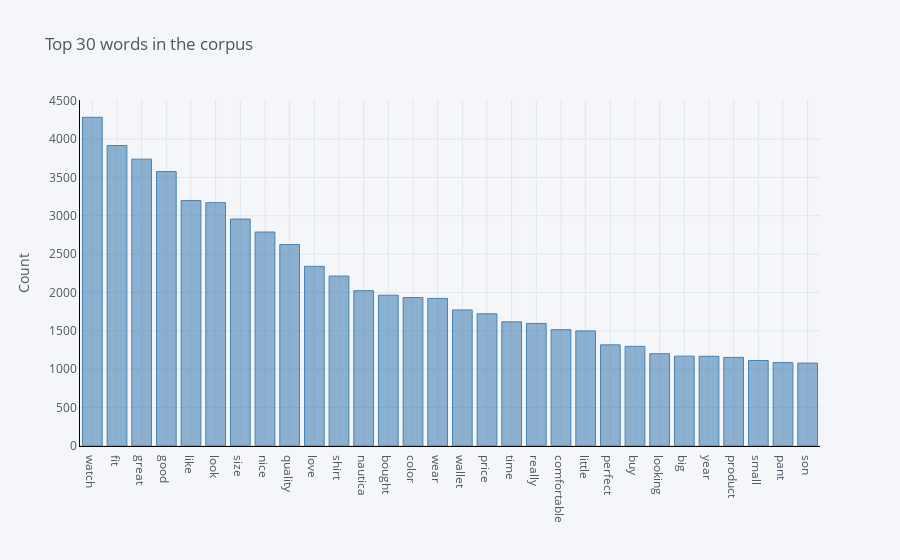

Source (notebook cell):
### Markdown cell above
The histogram indicates that most documents have approximately 25 tokens.

### Code cell
def get_top_n_words(corpus, n=None):
    vec = CountVectorizer(stop_words = 'english').fit(corpus)
    bag_of_words = vec.transform(corpus)
    sum_words = bag_of_words.sum(axis=0) 
    words_freq = [(word, sum_words[0, idx]) for word, idx in vec.vocabulary_.items()]
    words_freq =sorted(words_freq, key = lambda x: x[1], reverse=True)
    return words_freq[:n]
    
common_words = get_top_n_words(prod_reviews["text_cl"], 30)
top_30_wds = pd.DataFrame(common_words, columns = ['text_cl' , 'count'])
top_30_wds.groupby('text_cl').sum()['count'].sort_values(ascending=False).iplot(
    kind='bar', yTitle='Count', linecolor='black', color = "steelblue", title='Top 30 words in the corpus')

### Figure 1 — Plotly figure (JSON) as saved in the notebook; plotly's stock layout.template omitted (floating-point values rounded to 4 significant figures)
{"data": [{"marker": {"color": "rgba(70, 130, 180, 0.6)", "line": {"color": "rgba(70, 130, 180, 1.0)", "width": 1}}, "name": "count", "orientation": "v", "text": "", "type": "bar", "x": ["watch", "fit", "great", "good", "like", "look", "size", "nice", "quality", "love", "shirt", "nautica", "bought", "color", "wear", "wallet", "price", "time", "really", "comfortable", "little", "perfect", "buy", "looking", "big", "year", "product", "small", "pant", "son"], "y": [4283, 3915, 3738, 3576, 3198, 3171, 2957, 2788, 2625, 2341, 2214, 2024, 1965, 1934, 1923, 1773, 1723, 1618, 1597, 1516, 1500, 1318, 1298, 1203, 1171, 1169, 1155, 1114, 1087, 1080]}], "layout": {"autosize": true, "legend": {"bgcolor": "#F5F6F9", "font": {"color": "#4D5663"}}, "paper_bgcolor": "#F5F6F9", "plot_bgcolor": "#F5F6F9", "title": {"font": {"color": "#4D5663"}, "text": "Top 30 words in the corpus"}, "xaxis": {"autorange": true, "gridcolor": "#E1E5ED", "linecolor": "black", "range": [-0.5, 29.5], "showgrid": true, "tickfont": {"color": "#4D5663"}, "title": {"font": {"color": "#4D5663"}, "text": ""}, "type": "category", "zerolinecolor": "#E1E5ED"}, "yaxis": {"autorange": true, "gridcolor": "#E1E5ED", "linecolor": "black", "range": [0, 4508.0], "showgrid": true, "tickfont": {"color": "#4D5663"}, "title": {"font": {"color": "#4D5663"}, "text": "Count"}, "type": "linear", "zerolinecolor": "#E1E5ED"}}}
